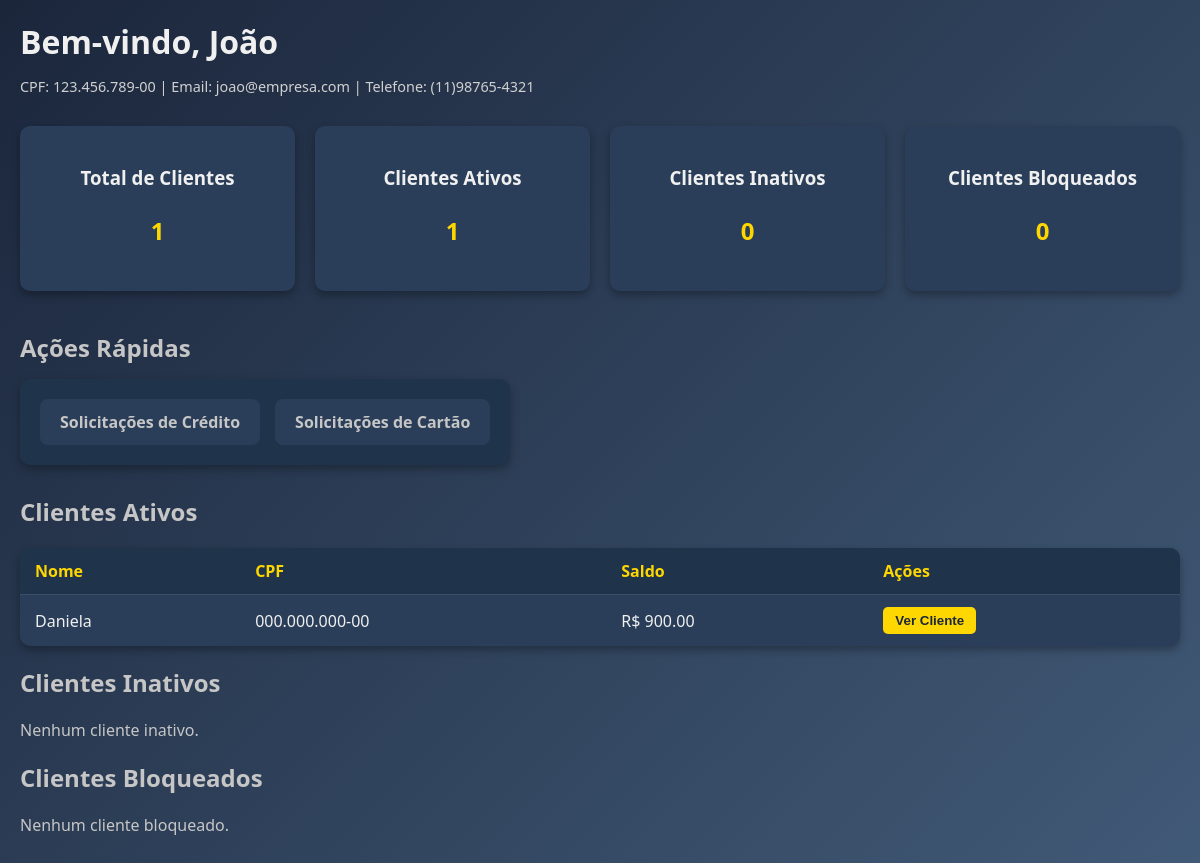
/users/perfil/ (signed in), run on an earlier commit of the app's database.
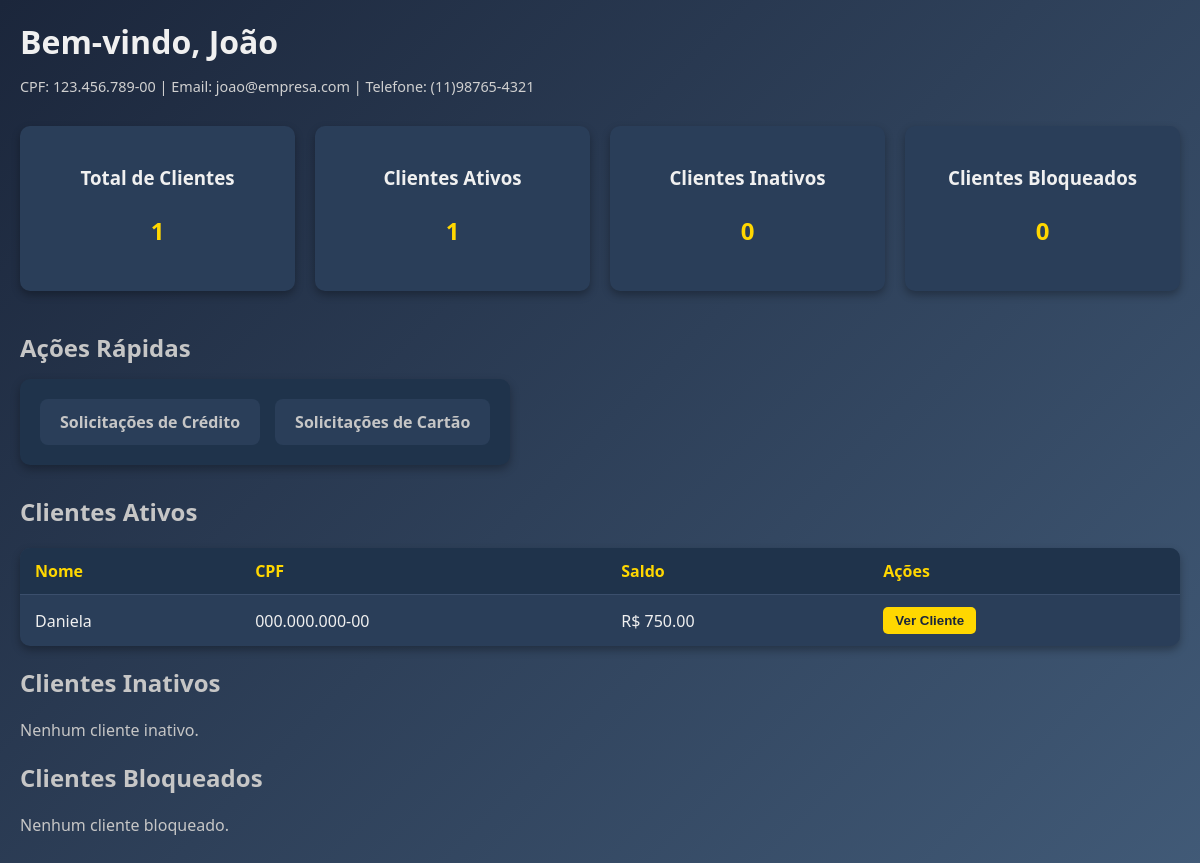
And on a later commit of the database.
### users/models.py (models this page shows, shortened)
class Cliente(models.Model):
    gerente_responsavel = models.ForeignKey(
        Gerente,
        on_delete=models.SET_NULL,
        null=True,
        blank=True,
        related_name="clientes"
    )
    numero_da_conta = models.CharField(
        max_length=20,
        unique=True,
        default=gerar_numero_conta
    )
    cpf = models.CharField(max_length=14, unique=True, validators=[cpf_validator])
    username = models.CharField(max_length=150)
    email = models.EmailField(unique=True)
    password = models.CharField(max_length=128)
    data_de_nascimento = models.DateField()
    telefone = models.CharField(max_length=14, validators=[telefone_validator])
    data_de_cadastro = models.DateTimeField(auto_now_add=True)
    saldo = models.DecimalField(max_digits=10, decimal_places=2, default=0.00)
    tipo_de_conta = models.CharField(
        max_length=20,
        choices=[
            ('corrente', 'Conta Corrente'),
            ('poupanca', 'Conta Poupança'),
            ('salario', 'Conta Salário'),
        ]
    )
    status_conta = models.CharField(max_length=20, default='ativa')
    admUser = models.BooleanField(default=False)
    creditos = models.DecimalField(max_digits=10, decimal_places=2, default=0.00)

### users/views.py (the view)
# urls.py: path('perfil/', views.view_perfil, name='perfil'),
def view_perfil(request):
    if "user_id" not in request.session:
        return redirect("users:login")
    user_id = request.session["user_id"]
    admUser = request.session.get("admUser", False)
    if admUser:
        user = Gerente.objects.get(id=user_id)
        clientes = user.clientes.all()
        clientes_ativos = clientes.filter(status_conta='ativa')
        clientes_inativos = clientes.filter(status_conta='inativa')
        clientes_bloqueados = clientes.filter(status_conta='bloqueada')
        saldo_total = clientes_ativos.aggregate(total=Sum('saldo'))['total'] or 0
        return render(
            request,
            "users/perfil/gerente/index.html",
            {
                "user": user,
                "clientes": clientes,
                "clientes_ativos": clientes_ativos,
                "clientes_inativos": clientes_inativos,
                "clientes_bloqueados": clientes_bloqueados,
                "saldo_total": saldo_total,
            }
        )
    user = Cliente.objects.get(id=user_id)
    return render(request, "users/perfil/cliente/index.html", {"user": user})

### templates/users/perfil/gerente/index.html (shortened to what the changed rows need)
<!DOCTYPE html>
<html lang="pt-BR">
<head>
    {% load static %}
    <link rel="stylesheet" href="{% static 'perfil/gerente/index/style.css' %}">
</head>
<body>
    <div class="container">
        <div class="main">
            <header class="main-header">
                <h1>Bem-vindo, {{ user.nome }}</h1>
            </header>
            <section class="btn-funcs">
                <h2>Ações Rápidas</h2>
            </section>
            <section class="clientes-ativos">
                <h2>Clientes Ativos</h2>
                {% if clientes_ativos %}
                    <table>
                        <thead>
                            <tr>
                                <th>Nome</th>
                                <th>CPF</th>
                                <th>Saldo</th>
                                <th>Ações</th>
                            </tr>
                        </thead>
                        <tbody>
                            {% for cliente in clientes_ativos %}
                                <tr>
                                    <td>{{ cliente.username }}</td>
                                    <td>{{ cliente.cpf }}</td>
                                    <td>R$ {{ cliente.saldo }}</td>
                                    <td>
                                        <button onclick="window.location.href='/users/cliente/{{ cliente.id }}/'">Ver Cliente</button>
                                    </td>
                                </tr>
                            {% endfor %}
                        </tbody>
                    </table>
                {% else %}
                    <p>Nenhum cliente ativo.</p>
                {% endif %}
            </section>
            <section class="clientes-ativos">
                <h2>Clientes Inativos</h2>
            </section>
            <section class="clientes-ativos">
                <h2>Clientes Bloqueados</h2>
            </section>
        </div>
    </div>
</body>
</html>

What changed in the data, as far as the page shows it:
changed Cliente "Daniela": saldo "900.00" → "750.00"
